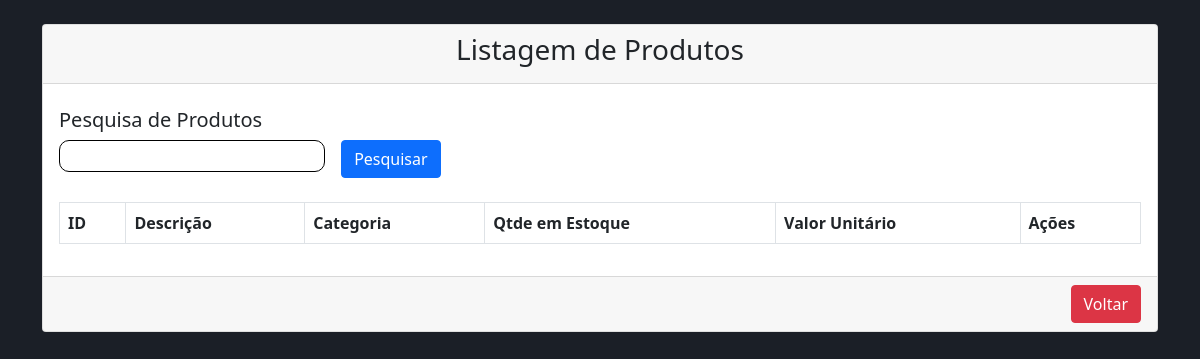
The app's page /view/produto/lstProdutos.php?busca=Moletom Blunt Unissex (signed in), older data.
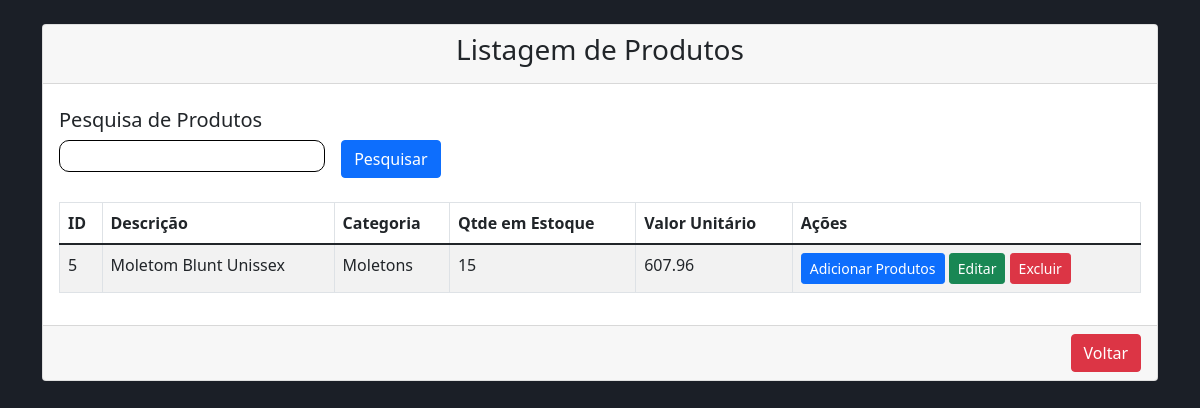
The same page, newer data.
### tables this page shows
CREATE TABLE `produto` (
  `id` int(11) NOT NULL,
  `descricao` varchar(100) DEFAULT NULL,
  `qtde_estoque` int(11) DEFAULT NULL,
  `valor_unitario` decimal(10,2) DEFAULT NULL,
  `idCategoria` int(11) DEFAULT NULL
);

CREATE TABLE `categoria` (
  `id` int(11) NOT NULL,
  `descricao` varchar(50) NOT NULL
);

### dao/ProdutoDao.php (called while the page is built, shortened)
<?php
include_once 'C:\xampp\htdocs\Sistema-VendasPHP\model\Produto.php';
class ProdutoDao {
    public function findByDescricao(string $descricao) {
        $sql = "SELECT * FROM produto WHERE descricao LIKE :descricao ORDER BY descricao;";
        $conn = Conexao::conectar();
        $query = $conn->prepare($sql);
        $query->bindValue(':descricao', '%' . $descricao . '%', \PDO::PARAM_STR);
        $query->execute();
        $linhas = $query->fetchAll(\PDO::FETCH_ASSOC);
        $produtos = [];
        foreach ($linhas as $linha) {
            $produto = new Produto();
            $produto->setId($linha['id']);
            $produto->setDescricao($linha['descricao']);
            $produto->setQtdeEstoque($linha['qtde_estoque']);
            $produto->setValorUnitario($linha['valor_unitario']);
            $produto->setIdCategoria($linha['idCategoria']);
            $produtos[] = $produto;
        }
        return $produtos;
    }
}
?>

### bll/ProdutoBll.php (called while the page is built, shortened)
<?php
include_once 'C:\xampp\htdocs\Sistema-VendasPHP\dao\ProdutoDao.php';
class ProdutoBll {
    public function findByDescricao(string $descricao) {
        $dao = new ProdutoDao();
        return $dao->findByDescricao($descricao);
    }
}
?>

### model/Produto.php (called while the page is built, shortened)
<?php
class Produto {
    private $id;
    private $descricao;
    private $qtdeEstoque;
    private $valorUnitario;
    public function getId() {
        return $this->id;
    }
    public function setId(int $id) {
        return $this->id = $id;
    }
    public function getDescricao() {
        return $this->descricao;
    }
    public function setDescricao(string $descricao) {
        return $this->descricao = $descricao;
    }
    public function setIdCategoria(int $idCategoria) {
        return $this->idCategoria = $idCategoria;
    }
    public function getQtdeEstoque() {
        return $this->qtdeEstoque;
    }
    public function setQtdeEstoque(int $qtdeEstoque) {
        return $this->qtdeEstoque = $qtdeEstoque;
    }
    public function getValorUnitario() {
        return $this->valorUnitario;
    }
    public function setValorUnitario(float $valorUnitario) {
        return $this->valorUnitario = $valorUnitario;
    }
}

### dao/CategoriaDao.php (called while the page is built, shortened)
<?php
include_once 'C:\xampp\htdocs\Sistema-VendasPHP\model\Categoria.php';
class CategoriaDao {
    public function findById(int $id) {
        $sql = "SELECT * FROM categoria WHERE id = :id;";
        $conn = Conexao::conectar();
        $query = $conn->prepare($sql);
        $query->bindValue(':id', $id, \PDO::PARAM_INT);
        $query->execute();
        $linha = $query->fetch(\PDO::FETCH_ASSOC);
        $categoria = new Categoria();
        $categoria->setId($linha['id']);
        $categoria->setDescricao($linha['descricao']);
        return $categoria;
    }
}
?>

### bll/CategoriaBll.php (called while the page is built, shortened)
<?php
include_once 'C:\xampp\htdocs\Sistema-VendasPHP\dao\CategoriaDao.php';
class CategoriaBll {
    public function findById(int $id) {
        $dao = new CategoriaDao();
        return $dao->findById($id);
    }
}
?>

### model/Categoria.php (called while the page is built, shortened)
<?php
class Categoria {
    private $descricao;
    public function getDescricao() {
        return $this->descricao;
    }
    public function setDescricao(string $descricao) {
        $this->descricao = $descricao;
    }
}
?>

### view/produto/lstProdutos.php (the view, shortened to what the changed rows need)
<?php
include_once '../../bll/ProdutoBll.php';
include_once '../../bll/CategoriaBll.php';
$bll = new ProdutoBll();
$categoriaBll = new CategoriaBll();
if (isset($_GET['busca'])) {
    $busca = $_GET['busca'];
} else {
    $busca = null;
}
if ($busca == null) {
    $lstProduto = $bll->findAll();
} else {
    $lstProduto = $bll->findByDescricao($busca);
}
?>
<!DOCTYPE html>
<html>
<head>
    <link href="https://cdn.jsdelivr.net/npm/bootstrap@5.1.3/dist/css/bootstrap.min.css" rel="stylesheet">
    <link rel="stylesheet" href="../../view/css/formatacao.css">
</head>
<body>
    <div class="container mt-4">
        <div class="row">
            <div class="col-md-12">
                <div class="card">
                    <div class="card-body">
                        <table class="table table-bordered table-striped">
                            <thead>
                                <tr>
                                    <th>ID</th>
                                    <th>Descrição</th>
                                    <th>Categoria</th>
                                    <th>Qtde em Estoque</th>
                                    <th>Valor Unitário</th>
                                    <th>Ações</th>
                                </tr>
                            </thead>
                            <tbody>
                                <?php foreach ($lstProduto as $produto) { ?>
                                    <tr>
                                        <td>
                                            <?php echo $produto->getId(); ?>
                                        </td>
                                        <td>
                                            <?php echo $produto->getDescricao(); ?>
                                        </td>
                                        <td>
                                            <?php $categoria = $categoriaBll->findById($produto->getIdCategoria());
                                            echo $categoria->getDescricao();
                                            ?>
                                        </td>
                                        <td>
                                            <?php echo $produto->getQtdeEstoque(); ?>
                                        </td>
                                        <td>
                                            <?php echo $produto->getValorUnitario(); ?>
                                        </td>
                                        <td>
                                            <a href="addProduto.php" class="btn btn-primary btn-sm">Adicionar
                                                Produtos</a>
                                            <a href="attProduto.php?id=<?= $produto->getId(); ?>"
                                                class="btn btn-success btn-sm">Editar</a>
                                            <a onclick="JavaScript:remover(<?php echo $produto->getId(); ?>)"
                                                class="btn btn-danger btn-sm">Excluir</a>
                                        </td>
                                    </tr>
                                <?php } ?>
                            </tbody>
                        </table>
                    </div>
                </div>
            </div>
        </div>
    </div>
</body>
</html>

Row changes from the older to the newer data that the page shows:
added produto: id "5", descricao "Moletom Blunt Unissex", idCategoria.descricao "Moletons", qtde_estoque "15", valor_unitario "607.96"
